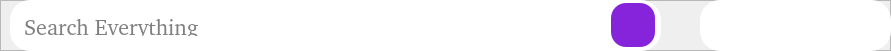
   <widget class="QFrame" name="frame_43">
    <property name="geometry">
     <rect>
      <x>180</x>
      <y>10</y>
      <width>891</width>
      <height>51</height>
     </rect>
    </property>
    <property name="frameShape">
     <enum>QFrame::StyledPanel</enum>
    </property>
    <property name="frameShadow">
     <enum>QFrame::Raised</enum>
    </property>
    <widget class="QTextEdit" name="textEdit">
     <property name="geometry">
      <rect>
       <x>10</x>
       <y>0</y>
       <width>651</width>
       <height>51</height>
      </rect>
     </property>
     <property name="font">
      <font>
       <family>#9Slide03 Ample</family>
       <pointsize>-1</pointsize>
      </font>
     </property>
     <property name="styleSheet">
      <string notr="true">font-size: 22px;
background-color: #fff;
border-radius: 20px;
font-family: #9Slide03 Ample;
padding: 10px;</string>
     </property>
     <property name="placeholderText">
      <string>Search Everything</string>
     </property>
    </widget>
    <widget class="QPushButton" name="pushButton_20">
     <property name="geometry">
      <rect>
       <x>611</x>
       <y>3</y>
       <width>44</width>
       <height>44</height>
      </rect>
     </property>
     <property name="font">
      <font>
       <pointsize>9</pointsize>
      </font>
     </property>
     <property name="styleSheet">
      <string notr="true">background:#8624db;
border-radius:15px;</string>
     </property>
     <property name="text">
      <string/>
     </property>
     <property name="icon">
      <iconset resource="rsc.qrc">
       <normaloff>:/icon/icon/search.svg</normaloff>:/icon/icon/search.svg</iconset>
     </property>
     <property name="iconSize">
      <size>
       <width>20</width>
       <height>20</height>
      </size>
     </property>
    </widget>
    <widget class="QFrame" name="frame_44">
     <property name="geometry">
      <rect>
       <x>700</x>
       <y>0</y>
       <width>191</width>
       <height>51</height>
      </rect>
     </property>
     <property name="styleSheet">
      <string notr="true">background-color: #fff;
border-radius: 20px;</string>
     </property>
     <property name="frameShape">
      <enum>QFrame::StyledPanel</enum>
     </property>
     <property name="frameShadow">
      <enum>QFrame::Raised</enum>
     </property>
     <widget class="QPushButton" name="pushButton_5">
      <property name="geometry">
       <rect>
        <x>20</x>
        <y>14</y>
        <width>25</width>
        <height>25</height>
       </rect>
      </property>
      <property name="text">
       <string/>
      </property>
      <property name="icon">
       <iconset resource="rsc.qrc">
        <normaloff>:/icon/icon/bluetooth.svg</normaloff>:/icon/icon/bluetooth.svg</iconset>
      </property>
     </widget>
     <widget class="QPushButton" name="pushButton_6">
      <property name="geometry">
       <rect>
        <x>80</x>
        <y>14</y>
        <width>25</width>
        <height>25</height>
       </rect>
      </property>
      <property name="text">
       <string/>
      </property>
      <property name="icon">
       <iconset resource="rsc.qrc">
        <normaloff>:/icon/icon/battery-charging.svg</normaloff>:/icon/icon/battery-charging.svg</iconset>
      </property>
     </widget>
     <widget class="QPushButton" name="pushButton_7">
      <property name="geometry">
       <rect>
        <x>140</x>
        <y>14</y>
        <width>25</width>
        <height>25</height>
       </rect>
      </property>
      <property name="text">
       <string/>
      </property>
      <property name="icon">
       <iconset resource="rsc.qrc">
        <normaloff>:/icon/icon/wifi.svg</normaloff>:/icon/icon/wifi.svg</iconset>
      </property>
     </widget>
    </widget>
   </widget>
